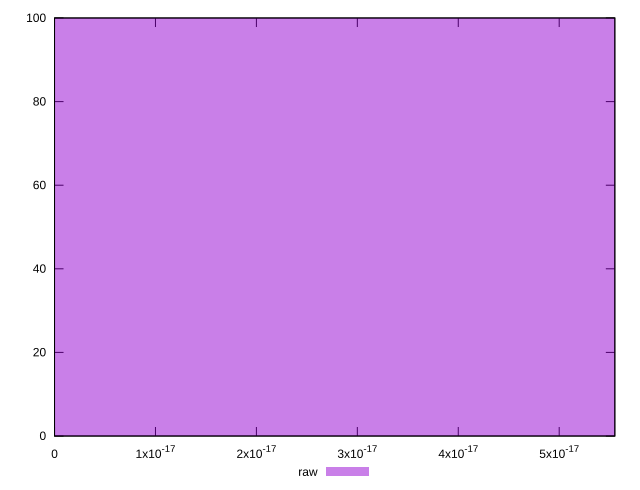

Source code (gnuplot):
reset

$raw <<EOF
0 100
EOF

set key outside below
set boxwidth 1e-12
set xrange [0:5.551115123125783e-17]
set yrange [0:100]
set trange [0:100]
set style fill transparent solid 0.5 noborder
set terminal svg size 640, 490 enhanced background rgb 'white'
set output "report/report_00029_2021-02-24T13-36-40.390Z/meta/score-difference/samples/agenda/raw/histogram.svg"

plot $raw title "raw" with boxes

reset
